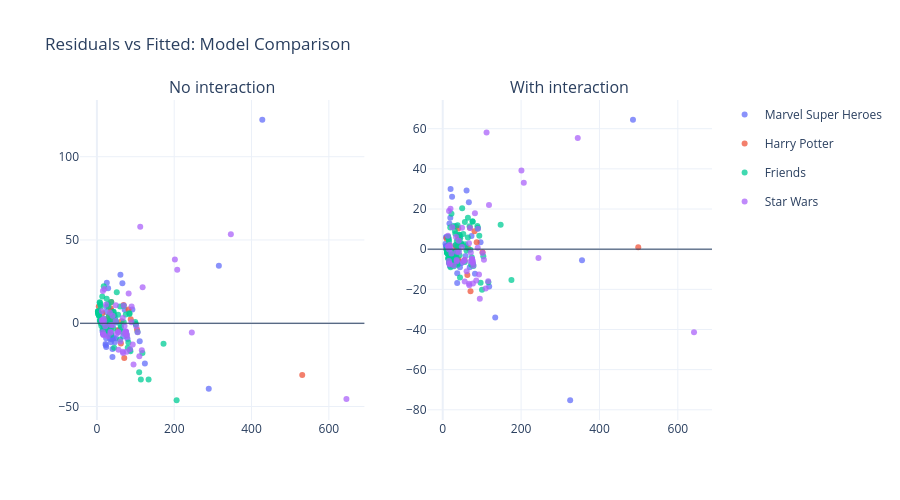

The notebook cell this image was saved under:
### Markdown cell above
#### Resid vs Fitted

### Code cell
import numpy as np
import plotly.express as px
from plotly.subplots import make_subplots

def resid_fitted_df(model, df):
    fitted = model.fittedvalues
    resid = model.resid
    tmp = df.loc[fitted.index, ["Theme"]].copy()
    tmp["Fitted"] = fitted
    tmp["Residual"] = resid
    return tmp
y = df["Price"].astype(float)

# --- Reduced: Price ~ Pieces + Theme (교호작용 없음)
X_red = sm.add_constant(X.astype(float), has_constant="add")
model_red = sm.OLS(y, X_red).fit()

# --- Full: Price ~ Pieces * Theme (교호작용 포함)
X_inter = X_theme.mul(df["Pieces"], axis=0)
X_inter.columns = [f"{c}:Pieces" for c in X_inter.columns]

X_int = pd.concat([X, X_inter], axis=1).astype(float)
X_int = sm.add_constant(X_int, has_constant="add")
model_int = sm.OLS(y, X_int).fit()


tmp_red = resid_fitted_df(model_red, df)
tmp_int = resid_fitted_df(model_int, df)

fig = make_subplots(rows=1, cols=2, subplot_titles=("No interaction", "With interaction"))

fig_red = px.scatter(tmp_red, x="Fitted", y="Residual", color="Theme", opacity=0.75).data
for tr in fig_red:
    fig.add_trace(tr, row=1, col=1)

fig_int = px.scatter(tmp_int, x="Fitted", y="Residual", color="Theme", opacity=0.75).data
for tr in fig_int:
    # 범례가 너무 길면 col=2는 legend를 숨겨도 됨
    tr.showlegend = False
    fig.add_trace(tr, row=1, col=2)

fig.add_hline(y=0, line_width=1, row=1, col=1)
fig.add_hline(y=0, line_width=1, row=1, col=2)

fig.update_layout(width=900, height=500, title="Residuals vs Fitted: Model Comparison")
fig.show()

### Figure 1 — Plotly figure (JSON) as saved in the notebook; plotly's stock layout.template omitted (floating-point values rounded to 4 significant figures)
{"data": [{"hovertemplate": "Theme=Marvel Super Heroes<br>Fitted=%{x}<br>Residual=%{y}<extra></extra>", "legendgroup": "Marvel Super Heroes", "marker": {"color": "#636efa", "opacity": 0.75, "symbol": "circle"}, "mode": "markers", "name": "Marvel Super Heroes", "orientation": "v", "showlegend": true, "type": "scatter", "x": [16.22, 15.81, 21.07, 23.24, 25.72, 16.12, 24.27, 23.14, 22.52, 36.97, 49.06, 26.13, 67.95, 110.8, 427.8, 46.37, 15.7, 46.37, 65.99, 315.5, 60.93, 58.86, 289.3, 40.28, 79.41, 34.29, 36.35, 40.38, 37.39, 14.67, 25.1, 29.02, 23.96, 21.38, 19.83, 32.43, 36.97, 49.47, 91.8, 71.87, 16.63, 43.79, 124.1, 39.56], "xaxis": "x", "y": [-1.23, -5.817, -1.083, 6.749, 24.27, -1.127, -14.28, -13.15, -12.53, -6.984, -9.065, -6.142, -7.961, -10.81, 122.2, 3.619, -5.714, -11.38, 24.0, 34.54, 29.06, -3.874, -39.34, -20.29, -9.422, -9.3, -11.36, -15.39, 7.603, -4.681, 9.89, 20.97, -8.974, -6.393, -4.844, -7.441, -1.984, 0.5218, 8.187, 8.115, -6.643, -8.799, -24.13, -9.566], "yaxis": "y"}, {"hovertemplate": "Theme=Harry Potter<br>Fitted=%{x}<br>Residual=%{y}<extra></extra>", "legendgroup": "Harry Potter", "marker": {"color": "#EF553B", "opacity": 0.75, "symbol": "circle"}, "mode": "markers", "name": "Harry Potter", "orientation": "v", "showlegend": true, "type": "scatter", "x": [4.945, 32.2, 28.07, 54.2, 63.8, 14.03, 37.16, 69.07, 103.8, 36.03, 531.1, 70.82, 81.77, 30.97, 37.57, 33.03, 33.86, 62.15, 37.57, 87.65], "xaxis": "x", "y": [10.04, -2.215, 1.915, -4.208, 1.189, 5.958, 12.83, 10.92, -3.771, 8.965, -31.14, -20.83, 8.223, 4.024, -2.584, 1.959, 1.133, -12.16, 7.416, 2.337], "yaxis": "y"}, {"hovertemplate": "Theme=Friends<br>Fitted=%{x}<br>Residual=%{y}<extra></extra>", "legendgroup": "Friends", "marker": {"color": "#00cc96", "opacity": 0.75, "symbol": "circle"}, "mode": "markers", "name": "Friends", "orientation": "v", "showlegend": true, "type": "scatter", "x": [4.878, 8.905, 13.96, 9.009, 17.58, 31.11, 30.07, 25.32, 43.29, 45.25, 81.49, 105.2, 2.917, 2.917, 2.813, 3.433, 3.33, 5.292, 4.672, 4.465, 4.878, 4.775, 8.286, 32.34, 48.97, 61.15, 51.45, 133.7, 99.25, 21.71, 35.96, 34.62, 54.96, 36.89, 21.5, 24.39, 69.41, 4.259, 10.14, 4.878, 7.976, 20.37, 28.83, 37.92, 59.81, 74.78, 113.7, 172.4, 13.55, 30.9, 33.38, 64.97, 69.52, 28.42, 85.83, 25.43, 76.85, 117.8, 7.357, 30.07, 43.08, 59.91, 8.389, 37.2, 83.97, 100.8, 5.188, 17.79, 4.982, 7.666, 62.39, 34.41, 84.39, 86.76, 100.4, 206.2, 9.938, 79.74, 11.59, 19.75, 20.26, 29.66, 44.63, 40.09, 43.19, 14.89, 19.64, 17.17, 109.4, 48.25], "xaxis": "x", "y": [5.112, 11.08, 16.03, 0.9813, -2.589, -1.115, -0.08281, 14.67, -3.299, 4.739, -11.5, -5.253, 7.073, 7.073, 7.177, 6.557, 6.66, 4.698, 5.318, 5.525, 5.112, 5.215, 1.704, -2.354, 1.021, -1.163, 18.54, -33.75, 0.7361, -1.719, -5.968, 5.374, 5.033, -6.898, -1.513, -4.404, 0.5769, 5.731, 9.845, 5.112, 2.014, -0.3768, 1.156, 2.07, -9.82, 5.208, -33.72, -12.37, 1.438, 4.091, -3.387, -4.983, 10.47, 11.57, -15.84, -5.436, -6.857, -17.85, 12.63, 9.917, 6.907, 10.08, 1.601, 12.79, 6.018, -0.8127, 4.802, 22.2, 6.008, 12.32, -2.402, -4.42, 5.605, -16.77, -0.3997, -46.24, 0.05199, -14.75, -1.6, 0.2427, -0.2735, 0.3302, -14.64, -0.09858, 6.804, -3.904, 0.346, 2.824, -29.38, 1.744], "yaxis": "y"}, {"hovertemplate": "Theme=Star Wars<br>Fitted=%{x}<br>Residual=%{y}<extra></extra>", "legendgroup": "Star Wars", "marker": {"color": "#ab63fa", "opacity": 0.75, "symbol": "circle"}, "mode": "markers", "name": "Star Wars", "orientation": "v", "showlegend": true, "type": "scatter", "x": [17.01, 75.04, 12.77, 27.74, 35.08, 51.18, 55.52, 74.73, 92.69, 55.21, 77.1, 41.17, 245.5, 346.5, 21.76, 55.93, 67.81, 13.19, 13.39, 17.42, 16.7, 67.08, 112.1, 23.72, 49.12, 82.16, 76.27, 66.88, 75.24, 109.8, 645.4, 15.56, 35.7, 48.71, 116.2, 102.0, 118.3, 76.69, 89.39, 40.55, 201.7, 33.63, 78.13, 15.35, 18.86, 36.01, 71.11, 105.4, 94.76, 85.67, 75.76, 89.9, 69.36, 207.8, 71.63, 19.38, 60.89, 15.66], "xaxis": "x", "y": [-7.016, -5.046, 7.217, -7.755, -5.086, -6.194, -5.53, -4.736, -12.7, -5.221, -17.11, -1.178, -5.52, 53.5, -1.766, -15.94, -17.82, 1.804, 1.598, 2.571, -6.706, -17.09, 57.89, 11.27, 10.87, 17.83, -6.285, 3.112, -5.252, -19.84, -45.43, 19.43, -5.705, 1.285, -16.24, -1.995, 21.69, -6.698, 0.6019, 4.442, 38.26, 6.36, -8.143, -5.364, 1.125, -1.015, -6.122, -5.403, -24.77, -15.68, -5.768, 10.09, 10.63, 32.17, -1.638, 20.61, -10.9, 0.3262], "yaxis": "y"}, {"hovertemplate": "Theme=Marvel Super Heroes<br>Fitted=%{x}<br>Residual=%{y}<extra></extra>", "legendgroup": "Marvel Super Heroes", "marker": {"color": "#636efa", "opacity": 0.75, "symbol": "circle"}, "mode": "markers", "name": "Marvel Super Heroes", "orientation": "v", "showlegend": false, "type": "scatter", "x": [9.048, 8.569, 14.67, 17.18, 20.05, 8.928, 18.37, 17.06, 16.34, 33.08, 47.06, 20.52, 68.94, 118.5, 485.5, 43.95, 8.45, 43.95, 66.67, 355.5, 60.81, 58.42, 325.2, 36.9, 82.21, 29.97, 32.36, 37.02, 33.55, 7.255, 19.33, 23.87, 18.01, 15.02, 13.23, 27.82, 33.08, 47.54, 96.55, 73.48, 9.526, 40.97, 134.0, 36.06], "xaxis": "x2", "y": [5.942, 1.421, 5.324, 12.81, 29.94, 6.062, -8.382, -7.067, -6.35, -3.085, -7.072, -0.5336, -8.948, -18.56, 64.45, 6.036, 1.54, -8.964, 23.32, -5.487, 29.18, -3.428, -75.24, -16.91, -12.22, -4.977, -7.368, -12.03, 11.44, 2.735, 15.66, 26.12, -3.023, -0.03469, 1.758, -2.826, 1.915, 2.45, 3.438, 6.51, 0.4642, -5.975, -33.98, -6.074], "yaxis": "y2"}, {"hovertemplate": "Theme=Harry Potter<br>Fitted=%{x}<br>Residual=%{y}<extra></extra>", "legendgroup": "Harry Potter", "marker": {"color": "#EF553B", "opacity": 0.75, "symbol": "circle"}, "mode": "markers", "name": "Harry Potter", "orientation": "v", "showlegend": false, "type": "scatter", "x": [9.677, 35.03, 31.19, 55.48, 64.41, 18.13, 39.64, 69.31, 101.6, 38.58, 499.0, 70.94, 81.12, 33.87, 40.02, 35.8, 36.56, 62.87, 40.02, 86.59], "xaxis": "x2", "y": [5.313, -5.037, -1.196, -5.49, 0.5803, 1.863, 10.35, 10.68, -1.58, 6.41, 0.9844, -20.95, 8.872, 1.115, -5.03, -0.8052, -1.573, -12.88, 4.97, 3.399], "yaxis": "y2"}, {"hovertemplate": "Theme=Friends<br>Fitted=%{x}<br>Residual=%{y}<extra></extra>", "legendgroup": "Friends", "marker": {"color": "#00cc96", "opacity": 0.75, "symbol": "circle"}, "mode": "markers", "name": "Friends", "orientation": "v", "showlegend": false, "type": "scatter", "x": [11.81, 15.08, 19.19, 15.17, 22.13, 33.11, 32.27, 28.42, 43.01, 44.6, 74.04, 93.33, 10.22, 10.22, 10.13, 10.64, 10.55, 12.15, 11.64, 11.48, 11.81, 11.73, 14.58, 34.12, 47.62, 57.52, 49.63, 116.5, 88.46, 25.48, 37.05, 35.96, 52.48, 37.81, 25.31, 27.66, 64.23, 11.31, 16.09, 11.81, 14.33, 24.39, 31.27, 38.65, 56.43, 68.59, 100.2, 147.8, 18.86, 32.94, 34.96, 60.62, 64.31, 30.93, 77.56, 28.5, 70.26, 103.6, 13.82, 32.27, 42.84, 56.51, 14.66, 38.06, 76.05, 89.72, 12.06, 22.29, 11.89, 14.08, 58.52, 35.8, 76.39, 78.31, 89.38, 175.3, 15.92, 72.61, 17.26, 23.89, 24.31, 31.94, 44.1, 40.41, 42.92, 19.95, 23.8, 21.79, 96.68, 47.03], "xaxis": "x2", "y": [-1.821, 4.909, 10.8, -5.175, -7.136, -3.122, -2.283, 11.57, -3.018, 5.389, -4.047, 6.664, -0.2274, -0.2274, -0.1435, -0.6467, -0.5628, -2.156, -1.653, -1.485, -1.821, -1.737, -4.588, -4.128, 2.37, 2.474, 20.36, -16.48, 11.53, -5.49, -7.064, 4.027, 7.506, -7.818, -5.323, -7.671, 5.765, -1.318, 3.902, -1.821, -4.337, -4.4, -1.277, 1.343, -6.436, 11.4, -20.21, 12.15, -3.865, 2.046, -4.967, -0.6291, 15.68, 9.058, -7.569, -8.51, -0.2734, -3.567, 6.166, 7.717, 7.15, 13.48, -4.672, 11.93, 13.94, 10.27, -2.072, 17.7, -0.9046, 5.915, 1.467, -5.806, 13.6, -8.324, 10.61, -15.35, -5.93, -7.622, -7.272, -3.897, -4.316, -1.948, -14.11, -0.4181, 7.066, -8.956, -3.813, -1.801, -16.69, 2.957], "yaxis": "y2"}, {"hovertemplate": "Theme=Star Wars<br>Fitted=%{x}<br>Residual=%{y}<extra></extra>", "legendgroup": "Star Wars", "marker": {"color": "#ab63fa", "opacity": 0.75, "symbol": "circle"}, "mode": "markers", "name": "Star Wars", "orientation": "v", "showlegend": false, "type": "scatter", "x": [17.47, 75.08, 13.26, 28.13, 35.41, 51.4, 55.7, 74.77, 92.61, 55.4, 77.13, 41.46, 244.3, 344.6, 22.18, 56.11, 67.9, 13.67, 13.88, 17.88, 17.16, 67.19, 111.9, 24.13, 49.35, 82.15, 76.31, 66.98, 75.29, 109.6, 641.4, 16.03, 36.02, 48.94, 116.0, 101.8, 118.0, 76.72, 89.33, 40.84, 200.9, 33.97, 78.16, 15.83, 19.31, 36.33, 71.18, 105.2, 94.66, 85.64, 75.8, 89.84, 69.44, 206.9, 71.7, 19.82, 61.04, 16.13], "xaxis": "x2", "y": [-7.476, -5.09, 6.727, -8.138, -5.417, -6.409, -5.715, -4.783, -12.62, -5.407, -17.14, -1.465, -4.345, 55.39, -2.192, -16.12, -17.91, 1.317, 1.112, 2.114, -7.169, -17.2, 58.11, 10.86, 10.64, 17.84, -6.321, 3.008, -5.295, -19.64, -41.39, 18.96, -6.032, 1.051, -15.99, -1.847, 21.96, -6.731, 0.6598, 4.15, 39.12, 6.019, -8.166, -5.836, 0.6784, -1.339, -6.195, -5.23, -24.67, -15.65, -5.808, 10.15, 10.55, 33.07, -1.707, 20.17, -11.05, -0.1436], "yaxis": "y2"}], "layout": {"annotations": [{"font": {"size": 16}, "showarrow": false, "text": "No interaction", "x": 0.225, "xanchor": "center", "xref": "paper", "y": 1, "yanchor": "bottom", "yref": "paper"}, {"font": {"size": 16}, "showarrow": false, "text": "With interaction", "x": 0.775, "xanchor": "center", "xref": "paper", "y": 1, "yanchor": "bottom", "yref": "paper"}], "height": 500, "shapes": [{"line": {"width": 1}, "type": "line", "x0": 0, "x1": 1, "xref": "x domain", "y0": 0, "y1": 0, "yref": "y"}, {"line": {"width": 1}, "type": "line", "x0": 0, "x1": 1, "xref": "x2 domain", "y0": 0, "y1": 0, "yref": "y2"}], "title": {"text": "Residuals vs Fitted: Model Comparison"}, "width": 900, "xaxis": {"anchor": "y", "domain": [0, 0.45]}, "xaxis2": {"anchor": "y2", "domain": [0.55, 1]}, "yaxis": {"anchor": "x", "domain": [0, 1]}, "yaxis2": {"anchor": "x2", "domain": [0, 1]}}}
